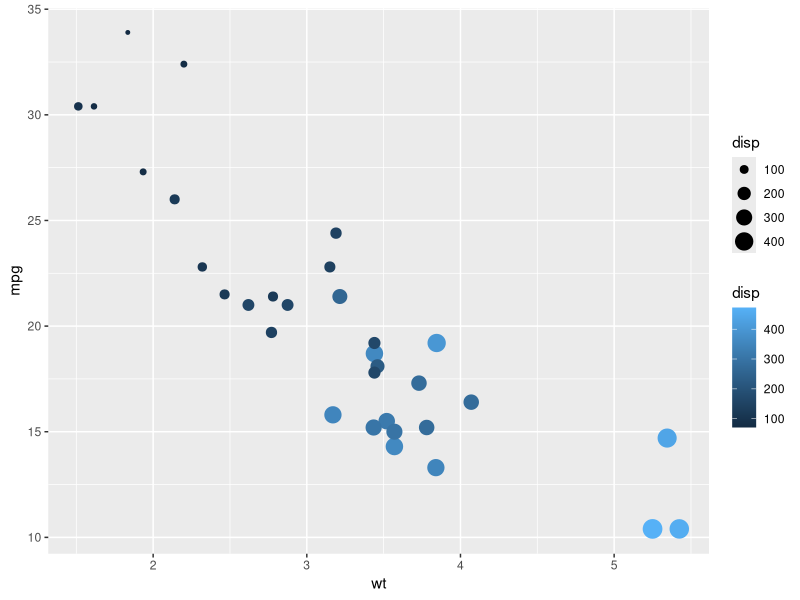

The R script that drew this image:
# Introduction to Statistics in R ----

## exponential distribution ----
# probability of time between Poisson events
# examples:
# probability of > 1 day between adoptions
# probability of < 10 minutes between restaurant arrival
# probability of 6-8 months between earthquakes

# Also uses lambda (rate)
# Continuous (time)

# Restart Environment ----
rm(list = ls())

# Load data set ----
mtcars

# Load library ----
library(ggplot2)

# Code 1 ----

# Explore the mtcars data frame with str()
str(mtcars)

# Change the color aesthetic to a size aesthetic
ggplot(mtcars, aes(wt, mpg, color = disp, size = disp)) + # adding color and size argument
  geom_point()


